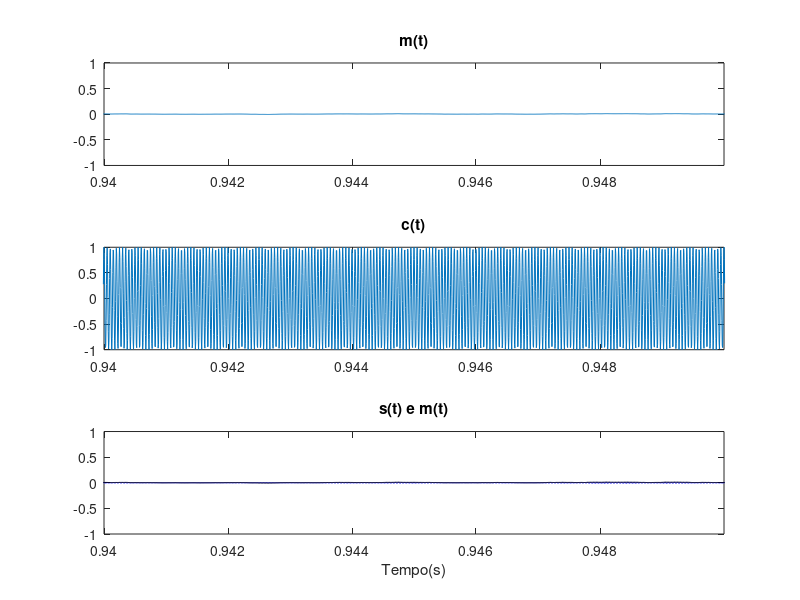

Here is the MATLAB script that generated this plot:
close all 
clear all 
clc 

load sound.mat

%sound(m,fs)

N = length(m);

T = 1 / fs;

t =(0:N-1)*T;

fc = 20*(10^3);

c = cos(2*pi*fc.*t);

s = m.*c; 

figure(1)
subplot(3,1,1)
plot(t,m)
title("m(t)");
xlim([0.94 0.95]);
subplot(3,1,2)
plot(t,c)
title("c(t)");
xlim([0.94 0.95]);

subplot(3,1,3)
plot(t,s,'b')
hold on 
plot(t,m,'k')
title("s(t) e m(t)"); 
xlabel("Tempo(s)")
xlim([0.94 0.95]);











